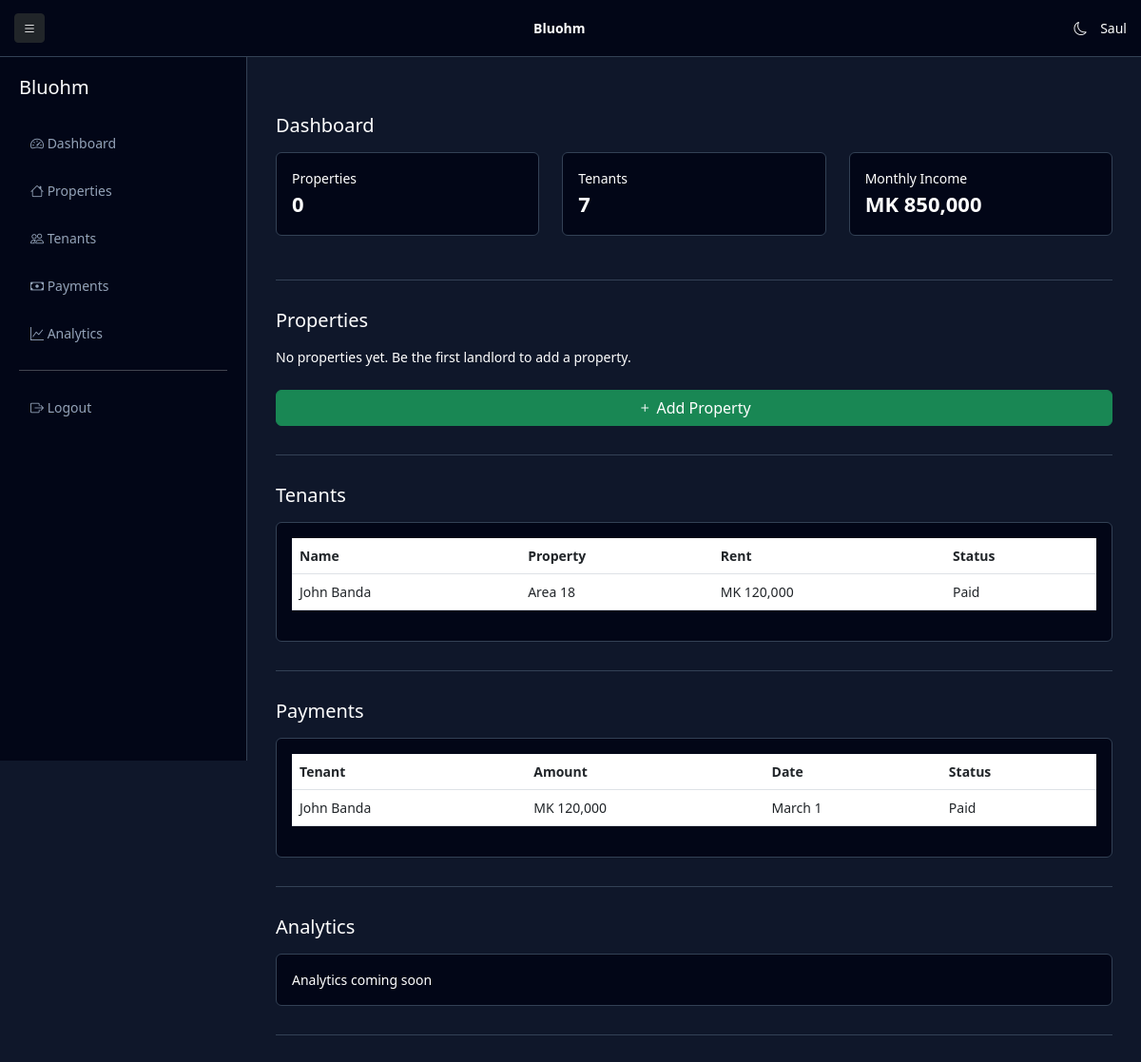
Before: /properties/dashboard/ (signed in) with the older database file.
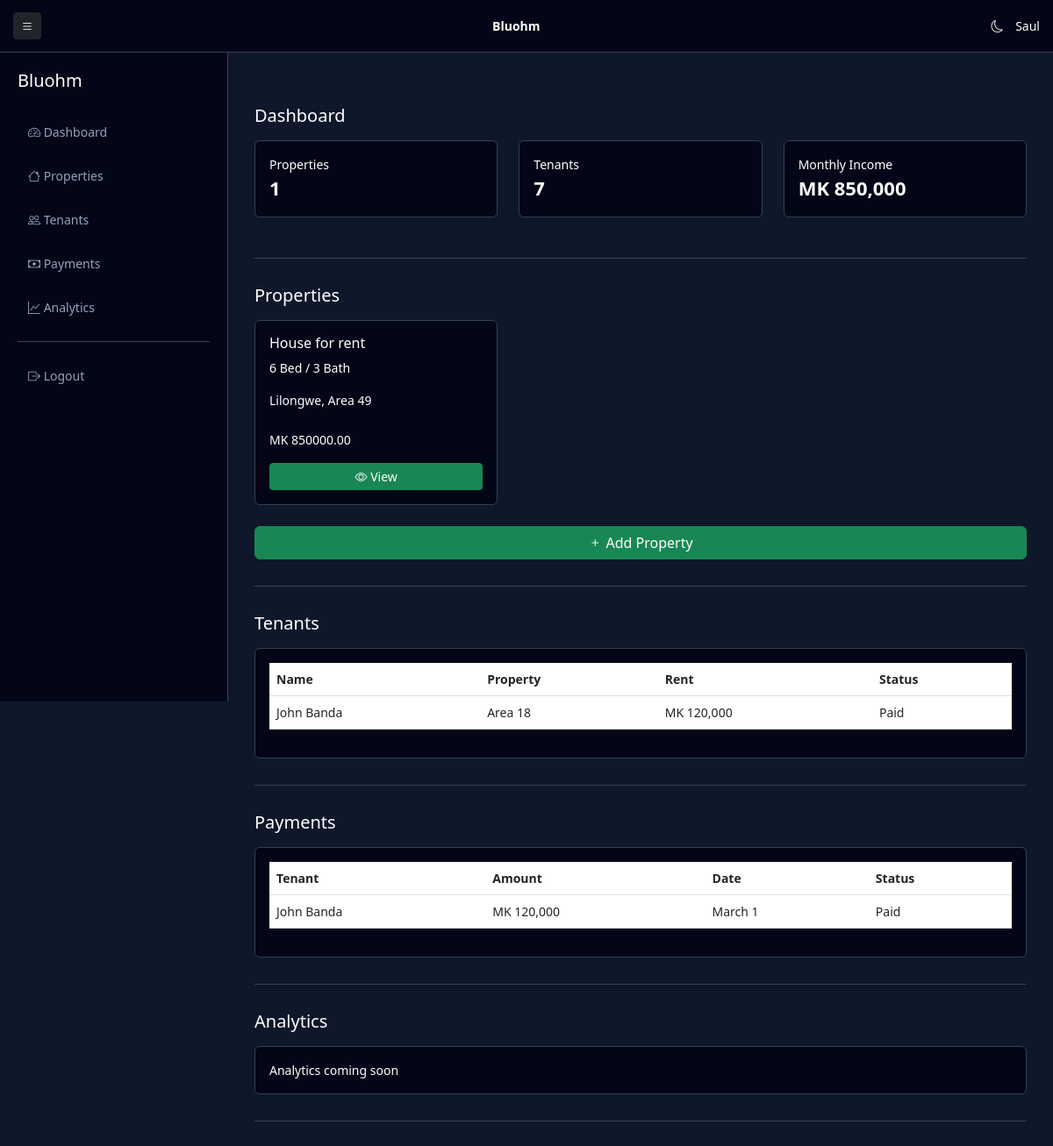
After: the same page with the newer database file.
### properties/models.py (models this page shows, shortened)
class Property(models.Model):
    owner = models.ForeignKey(User, on_delete=models.CASCADE)
    title = models.CharField(max_length=255)
    price = models.DecimalField(max_digits=10, decimal_places=2)
    bedrooms = models.IntegerField(default=0)
    bathrooms = models.IntegerField(default=0)
    location = models.CharField(max_length=255)
    latitude = models.FloatField(null=True, blank=True)
    longitude = models.FloatField(null=True, blank=True)
    landmarks = models.TextField(blank=True, null=True)
    created_at = models.DateTimeField(auto_now_add=True)

### properties/views.py (the view)
# urls.py: path("dashboard/", views.landlord_dashboard, name="landlord_dashboard"),
@login_required
def landlord_dashboard(request):
    properties = Property.objects.filter(owner=request.user)
    return render(request, "properties/landlord_dashboard.html", {
        "properties": properties
    })

### templates/properties/landlord_dashboard.html (shortened to what this page needs)
<!DOCTYPE html>
<html lang="en">
<head>
<link href="https://cdn.jsdelivr.net/npm/bootstrap@5.3.0/dist/css/bootstrap.min.css" rel="stylesheet">
<link rel="stylesheet" href="https://cdn.jsdelivr.net/npm/bootstrap-icons@1.11.3/font/bootstrap-icons.css">
</head>
<body>
<div class="sidebar" id="sidebar">
    <h5 class="mb-4">Bluohm</h5>
    <a href="#dashboard"><i class="bi bi-speedometer2"></i> Dashboard</a>
    <a href="#properties"><i class="bi bi-house"></i> Properties</a>
    <a href="#tenants"><i class="bi bi-people"></i> Tenants</a>
    <a href="#payments"><i class="bi bi-cash"></i> Payments</a>
    <a href="#analytics"><i class="bi bi-graph-up"></i> Analytics</a>
    <hr>
    <a href="{% url 'accounts:logout' %}"><i class="bi bi-box-arrow-right"></i> Logout</a>
</div>
<div class="topbar">
    <button class="btn btn-sm btn-dark" onclick="toggleSidebar()"><i class="bi bi-list"></i></button>
    <strong>Bluohm</strong>
    <div>
        <i class="bi bi-moon" id="themeToggle" style="cursor:pointer; margin-right:10px;"></i>
        {{ request.user.username }}
    </div>
</div>
<div class="main">
<div id="dashboard" class="section">
    <h5>Dashboard</h5>
    <div class="row mt-3">
        <div class="col-12 col-md-4 mb-3">
            <div class="card p-3">Properties<div class="stat-number">{{ properties|length }}</div></div>
        </div>
        <div class="col-12 col-md-4 mb-3">
            <div class="card p-3">Tenants<div class="stat-number">7</div></div>
        </div>
        <div class="col-12 col-md-4 mb-3">
            <div class="card p-3">Monthly Income<div class="stat-number">MK 850,000</div></div>
        </div>
    </div>
</div>
<div id="properties" class="section">
    <h5>Properties</h5>
    <div class="row mt-3">
        {% if properties %}
            {% for property in properties %}
            <div class="col-12 col-md-4 mb-3">
                <div class="card p-3">
                    <h6>{{ property.title }}</h6>
                    <p>{{ property.bedrooms }} Bed / {{ property.bathrooms }} Bath</p>
                    <p>{{ property.location }}</p>
                    <p>MK {{ property.price }}</p>
                    <a href="{% url 'properties:property_detail' property.id %}" class="btn btn-success btn-sm">
                    <i class="bi bi-eye"></i> View
                    </a>
                </div>
            </div>
            {% endfor %}
        {% else %}
            <p>No properties yet. Be the first landlord to add a property.</p>
        {% endif %}
    </div>
    <a href="{% url 'properties:add_property' %}" class="btn btn-success w-100 mt-2">
        <i class="bi bi-plus"></i> Add Property
    </a>
</div>
<div id="tenants" class="section">
    <h5>Tenants</h5>
    <div class="card p-3 mt-3 table-responsive">
        <table class="table">
            <thead>
                <tr><th>Name</th><th>Property</th><th>Rent</th><th>Status</th></tr>
            </thead>
            <tbody>
                <tr><td>John Banda</td><td>Area 18</td><td>MK 120,000</td><td>Paid</td></tr>
            </tbody>
        </table>
    </div>
</div>
<div id="payments" class="section">
    <h5>Payments</h5>
    <div class="card p-3 mt-3 table-responsive">
        <table class="table">
            <thead>
                <tr><th>Tenant</th><th>Amount</th><th>Date</th><th>Status</th></tr>
            </thead>
            <tbody>
                <tr><td>John Banda</td><td>MK 120,000</td><td>March 1</td><td>Paid</td></tr>
            </tbody>
        </table>
    </div>
</div>
<div id="analytics" class="section">
    <h5>Analytics</h5>
    <div class="card p-3 mt-3">Analytics coming soon</div>
</div>
</div>
</body>
</html>

Changed rows visible on the page:
added Property: title "House for rent", bedrooms "6", bathrooms "3", location "Lilongwe, Area 49", price "850000.00"
Other visible differences:
{{ properties|length }}: "0" → "1"
text no longer shown: "No properties yet. Be the first landlord to add a property."
